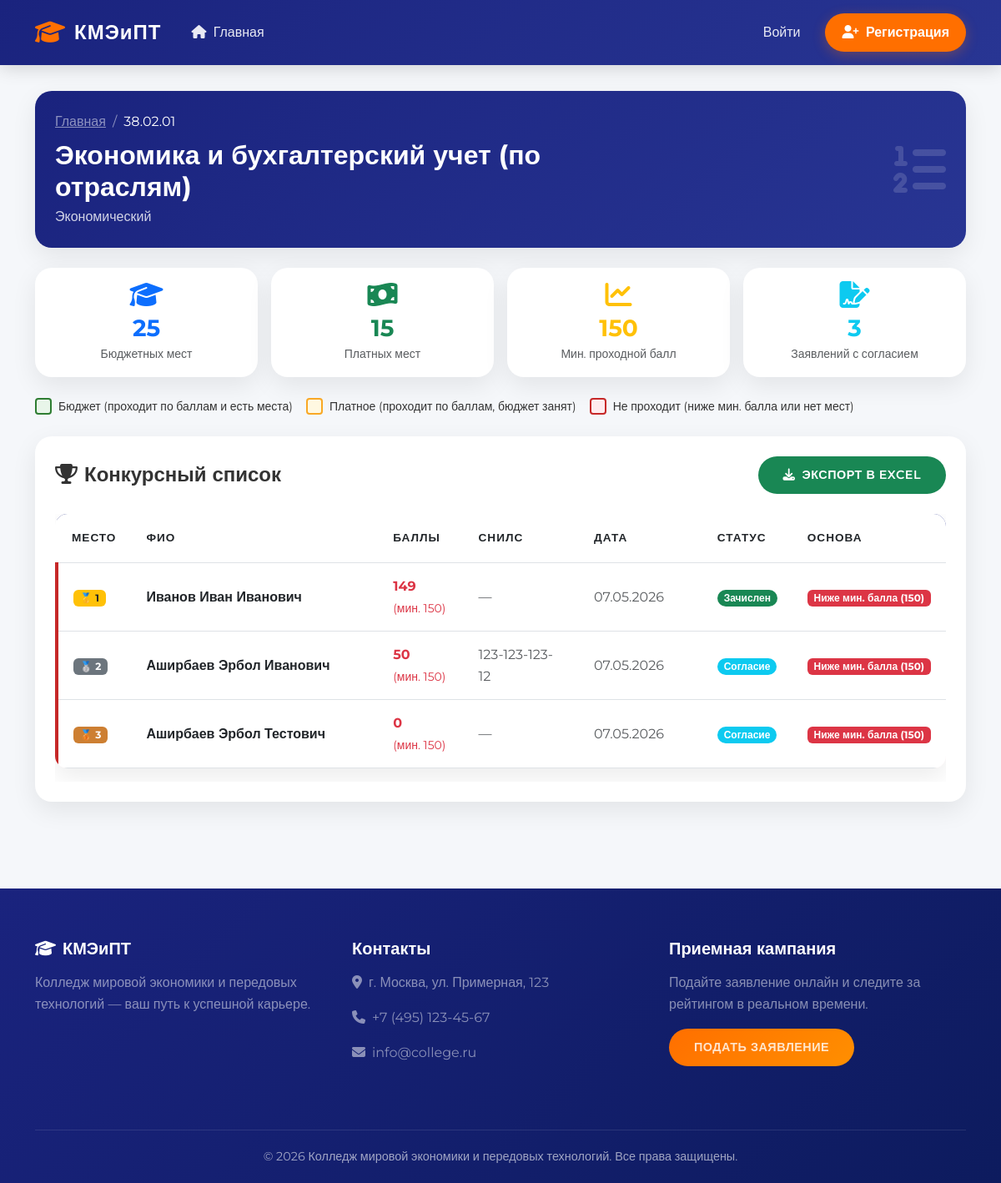
The app's page /rating/1/ with its own data.
### applicants/models.py (models this page shows, shortened)
class Specialization(models.Model):
    code = models.CharField(max_length=20, unique=True, verbose_name="Код специальности")
    name = models.CharField(max_length=255, verbose_name="Название")
    faculty = models.CharField(max_length=100, verbose_name="Факультет")
    budget_places = models.PositiveSmallIntegerField(verbose_name="Бюджетные места")
    paid_places = models.PositiveSmallIntegerField(default=0, verbose_name="Платные места")
    min_score = models.PositiveSmallIntegerField(default=100, verbose_name="Мин. проходной балл")
    description = models.TextField(blank=True, verbose_name="Описание")
    is_active = models.BooleanField(default=True, verbose_name="Активна")
    class Meta:
        verbose_name = "Специальность"
        verbose_name_plural = "Специальности"
        ordering = ['code']

class Application(models.Model):
    PRIORITY_CHOICES = [
        (1, 'Первый приоритет'),
        (2, 'Второй приоритет'),
        (3, 'Третий приоритет'),
    ]
    APP_STATUS = [
        ('draft', 'Черновик'),
        ('submitted', 'Подано'),
        ('agreement_signed', 'Согласие подписано'),
        ('recommended', 'Рекомендован'),
        ('accepted', 'Зачислен'),
    ]
    applicant = models.ForeignKey(
        Applicant,
        on_delete=models.CASCADE,
        related_name='applications',
        verbose_name="Абитуриент"
    )
    campaign = models.ForeignKey(
        AdmissionCampaign,
        on_delete=models.CASCADE,
        verbose_name="Приемная кампания"
    )
    specialization = models.ForeignKey(
        Specialization,
        on_delete=models.CASCADE,
        verbose_name="Специальность"
    )
    priority = models.PositiveSmallIntegerField(
        choices=PRIORITY_CHOICES,
        verbose_name="Приоритет"
    )
    status = models.CharField(
        max_length=20,
        choices=APP_STATUS,
        default='draft',
        verbose_name="Статус заявления"
    )
    is_agreement_signed = models.BooleanField(
        default=False,
        verbose_name="Согласие на зачисление"
    )
    agreement_date = models.DateTimeField(null=True, blank=True)
    submission_date = models.DateTimeField(auto_now_add=True)
    class Meta:
        verbose_name = "Заявление"
        verbose_name_plural = "Заявления"
        unique_together = [
            ['applicant', 'campaign', 'priority'],
            ['applicant', 'campaign', 'specialization'],
        ]
        ordering = ['-submission_date']

class Applicant(models.Model):
    SEX_CHOICES = [('M', 'Мужской'), ('F', 'Женский')]
    STATUS_CHOICES = [
        ('draft', 'Черновик'),
        ('submitted', 'Подано'),
        ('under_review', 'На рассмотрении'),
        ('accepted', 'Зачислен'),
        ('rejected', 'Отказ'),
    ]
    user = models.OneToOneField(
        User,
        on_delete=models.CASCADE,
        related_name='applicant_profile',
        verbose_name="Пользователь"
    )
    patronymic = models.CharField(max_length=150, blank=True, verbose_name="Отчество")
    birth_date = models.DateField(verbose_name="Дата рождения")
    sex = models.CharField(max_length=1, choices=SEX_CHOICES, verbose_name="Пол")
    phone = models.CharField(max_length=20, verbose_name="Телефон")
    snils = models.CharField(max_length=14, blank=True, verbose_name="СНИЛС")
    passport_series = models.CharField(max_length=4, blank=True, verbose_name="Серия паспорта")
    passport_number = models.CharField(max_length=6, blank=True, verbose_name="Номер паспорта")
    address = models.TextField(blank=True, verbose_name="Адрес")
    status = models.CharField(
        max_length=20,
        choices=STATUS_CHOICES,
        default='draft',
        verbose_name="Статус"
    )
    created_at = models.DateTimeField(auto_now_add=True)
    updated_at = models.DateTimeField(auto_now=True)
    class Meta:
        verbose_name = "Абитуриент"
        verbose_name_plural = "Абитуриенты"
        ordering = ['user__last_name', 'user__first_name']
    @property
    def full_name(self):
        return f"{self.user.last_name} {self.user.first_name} {self.patronymic}"

### applicants/views.py (the view)
# urls.py: path('rating/<int:specialization_id>/', views.rating_view, name='rating'),
def rating_view(request, specialization_id):
    specialization = get_object_or_404(Specialization, id=specialization_id, is_active=True)
    min_score = specialization.min_score if hasattr(specialization, 'min_score') else 100
    print(f"\n=== РЕЙТИНГ: {specialization.name} ===")
    print(f"Мин. балл: {min_score}")
    print(f"Бюджетных мест: {specialization.budget_places}")
    print(f"Платных мест: {specialization.paid_places}")
    applications = Application.objects.filter(
        specialization=specialization,
        is_agreement_signed=True
    ).annotate(
        total_score=Sum('exam_results__score')
    ).order_by('-total_score', 'submission_date')
    print(f"Всего заявлений с согласием: {applications.count()}")
    for app in applications:
        total = app.total_score or 0
        status = "ПРОХОДИТ" if total >= min_score else "НЕ ПРОХОДИТ"
        print(f"  - {app.applicant.full_name}: {total} баллов → {status} (мин. {min_score})")
    context = {
        'specialization': specialization,
        'applications': applications,
        'min_score': min_score,
    }
    return render(request, 'applicants/rating.html', context)

### templates/applicants/rating.html (shortened to what this page needs)
{% extends 'base.html' %}
{% block content %}
<div class="container py-4">
    <div class="card-custom mb-4" style="background: linear-gradient(135deg, #1a237e 0%, #283593 100%); color: white;">
        <div class="card-body p-4">
            <div class="row align-items-center">
                <div class="col-md-8">
                    <nav aria-label="breadcrumb">
                        <ol class="breadcrumb mb-2" style="--bs-breadcrumb-divider-color: rgba(255,255,255,0.5);">
                            <li class="breadcrumb-item"><a href="{% url 'home' %}" class="text-white-50">Главная</a></li>
                            <li class="breadcrumb-item active text-white">{{ specialization.code }}</li>
                        </ol>
                    </nav>
                    <h2 class="fw-bold mb-1">{{ specialization.name }}</h2>
                    <p class="mb-0" style="color: rgba(255,255,255,0.8);">{{ specialization.faculty }}</p>
                </div>
                <div class="col-md-4 text-end">
                    <i class="fas fa-list-ol" style="font-size: 4rem; color: rgba(255,255,255,0.15);"></i>
                </div>
            </div>
        </div>
    </div>
    <div class="row g-3 mb-4">
        <div class="col-md-3">
            <div class="card-custom text-center p-3">
                <i class="fas fa-graduation-cap fa-2x text-primary mb-2"></i>
                <h3 class="fw-bold text-primary mb-0">{{ specialization.budget_places }}</h3>
                <small class="text-muted">Бюджетных мест</small>
            </div>
        </div>
        <div class="col-md-3">
            <div class="card-custom text-center p-3">
                <i class="fas fa-money-bill-wave fa-2x text-success mb-2"></i>
                <h3 class="fw-bold text-success mb-0">{{ specialization.paid_places }}</h3>
                <small class="text-muted">Платных мест</small>
            </div>
        </div>
        <div class="col-md-3">
            <div class="card-custom text-center p-3">
                <i class="fas fa-chart-line fa-2x text-warning mb-2"></i>
                <h3 class="fw-bold text-warning mb-0">{{ min_score }}</h3>
                <small class="text-muted">Мин. проходной балл</small>
            </div>
        </div>
        <div class="col-md-3">
            <div class="card-custom text-center p-3">
                <i class="fas fa-file-signature fa-2x text-info mb-2"></i>
                <h3 class="fw-bold text-info mb-0">{{ applications|length }}</h3>
                <small class="text-muted">Заявлений с согласием</small>
            </div>
        </div>
    </div>
    <div class="d-flex flex-wrap gap-3 mb-4">
        <div class="d-flex align-items-center">
            <div style="width: 20px; height: 20px; background: #e8f5e9; border: 2px solid #2e7d32; border-radius: 4px; margin-right: 8px;"></div>
            <small>Бюджет (проходит по баллам и есть места)</small>
        </div>
        <div class="d-flex align-items-center">
            <div style="width: 20px; height: 20px; background: #fff8e1; border: 2px solid #f9a825; border-radius: 4px; margin-right: 8px;"></div>
            <small>Платное (проходит по баллам, бюджет занят)</small>
        </div>
        <div class="d-flex align-items-center">
            <div style="width: 20px; height: 20px; background: #ffebee; border: 2px solid #c62828; border-radius: 4px; margin-right: 8px;"></div>
            <small>Не проходит (ниже мин. балла или нет мест)</small>
        </div>
    </div>
    <div class="card-custom">
        <div class="card-body p-4">
            <div class="d-flex justify-content-between align-items-center mb-4">
                <h4 class="fw-bold mb-0"><i class="fas fa-trophy me-2"></i>Конкурсный список</h4>
                <a href="{% url 'export_rating_excel' specialization.id %}" class="btn btn-success btn-modern">
                    <i class="fas fa-download me-2"></i>Экспорт в Excel
                </a>
            </div>
            <div class="table-responsive">
                <table class="table table-modern">
                    <thead>
                        <tr>
                            <th width="5%">Место</th>
                            <th width="35%">ФИО</th>
                            <th width="10%">Баллы</th>
                            <th width="15%">СНИЛС</th>
                            <th width="15%">Дата</th>
                            <th width="10%">Статус</th>
                            <th width="10%">Основа</th>
                        </tr>
                    </thead>
                    <tbody>
                        {% for app in applications %}
                        <tr class="
                            {% if app.total_score|default:0 < min_score %}
                                table-danger-row
                            {% elif forloop.counter <= specialization.budget_places %}
                                table-success-row
                            {% elif forloop.counter <= specialization.budget_places|add:specialization.paid_places %}
                                table-warning-row
                            {% else %}
                                table-danger-row
                            {% endif %}
                        ">
                            <td>
                                {% if forloop.counter == 1 %}
                                <span class="badge bg-warning text-dark">🥇 {{ forloop.counter }}</span>
                                {% elif forloop.counter == 2 %}
                                <span class="badge bg-secondary">🥈 {{ forloop.counter }}</span>
                                {% elif forloop.counter == 3 %}
                                <span class="badge" style="background: #cd7f32; color: white;">🥉 {{ forloop.counter }}</span>
                                {% else %}
                                <span class="text-muted">{{ forloop.counter }}</span>
                                {% endif %}
                            </td>
                            <td><strong>{{ app.applicant.full_name }}</strong></td>
                            <td>
                                <span class="fw-bold
                                    {% if app.total_score|default:0 >= min_score %}text-primary{% else %}text-danger{% endif %}">
                                    {{ app.total_score|default:"0" }}
                                </span>
                                {% if app.total_score|default:0 < min_score %}
                                <br><small class="text-danger">(мин. {{ min_score }})</small>
                                {% endif %}
                            </td>
                            <td class="text-muted">{{ app.applicant.snils|default:"—" }}</td>
                            <td class="text-muted">{{ app.submission_date|date:"d.m.Y" }}</td>
                            <td>
                                {% if app.status == 'accepted' %}
                                <span class="badge bg-success rounded-pill">Зачислен</span>
                                {% elif app.status == 'agreement_signed' %}
                                <span class="badge bg-info rounded-pill">Согласие</span>
                                {% else %}
                                <span class="badge bg-secondary rounded-pill">{{ app.get_status_display }}</span>
                                {% endif %}
                            </td>
                            <td>
                                {% if app.total_score|default:0 < min_score %}
                                    <span class="badge bg-danger">Ниже мин. балла ({{ min_score }})</span>
                                {% elif forloop.counter <= specialization.budget_places %}
                                    <span class="badge bg-success">Бюджет</span>
                                {% elif forloop.counter <= specialization.budget_places|add:specialization.paid_places %}
                                    <span class="badge bg-warning text-dark">Платное</span>
                                {% else %}
                                    <span class="badge bg-danger">Нет мест</span>
                                {% endif %}
                            </td>
                        </tr>
                        {% endfor %}
                    </tbody>
                </table>
            </div>
        </div>
    </div>
</div>
{% endblock %}

### records on screen
Specialization: code "38.02.01", name "Экономика и бухгалтерский учет (по отраслям)", faculty "Экономический", budget_places "25", paid_places "15"
Application: applicant.full_name "Иванов Иван Иванович", total_score "149", min_score "150", applicant.snils "—", submission_date "07.05.2026", status "Зачислен"
Application: applicant.full_name "Аширбаев Эрбол Иванович", total_score "50", min_score "150", applicant.snils "123-123-123-12", submission_date "07.05.2026", status "Согласие"
Application: applicant.full_name "Аширбаев Эрбол Тестович", total_score "0", min_score "150", applicant.snils "—", submission_date "07.05.2026", status "Согласие"

### other values on screen
{{ min_score }} "150"
{{ applications|length }} "3"
